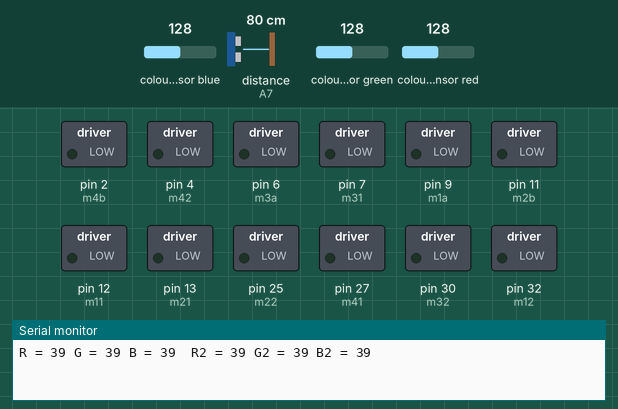
This sketch was run on a simulated Arduino Mega 2560, built with avr-gcc and run on an emulated ATmega2560. On the bench: switched loads named in the sketch (green lamp = pin HIGH), the last lines printed to the serial monitor. Wiring (inferred from the names in the program): 2 × TCS3200 colour sensor: output pin 3, S2 pin 28, S3 pin 31, S0 pin 24, S1 pin 26 / output pin 8, S2 pin 34, S3 pin 35, S0 pin 29, S1 pin 33. Inputs (shaded band) come from the test bench; at power-on: distance to the obstacle (sensor on A7) 80 cm, colour sensor blue 128, colour sensor green 128, colour sensor red 128. The echo pulse lasts 58.3 µs per cm; pins used as bus, display or sensor lines are not drawn.

Above: at 1.2 s.
1.3 s: distance to the obstacle (sensor on A7) set to 35 cm
At 3.3 s:
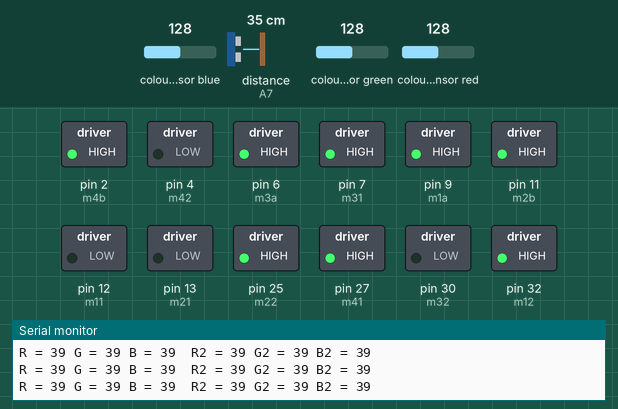
Timing chart, 0 to 4.8 s (numbered marks = the images above; inputs shaded):
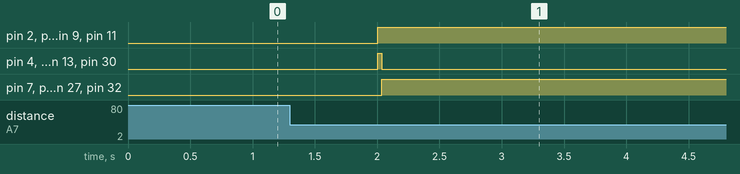

The sketch:

cru__color_walk__21.2.65__17.53.ino
```cpp
// fl
#define m11 12 //
#define m12 32 //
#define m1a 9 //ENA
// fr
#define m21 13 //
#define m22 25 //
#define m2b 11 //ENB
// br
#define m31 7  //IN3
#define m32 30 //IN4
#define m3a 6  //ENA
// bl
#define m41 27  //IN1
#define m42 4 //IN2
#define m4b 2 //ENB
// parameter
#define deg_to_rad PI/180

int red = 0, r_value = 0,
    blue = 0, b_value = 0,
    green = 0, g_value = 0;

int red2 = 0, r_value2 = 0,
    blue2 = 0, b_value2 = 0,
    green2 = 0, g_value2 = 0;

bool Yellow = false, Green = false, b_green = false, finish = false, b_green2 = false;
int count = 0;

unsigned long curMillis;
unsigned long prevMillis = 0; //เวลาที่ผ่านไปแล้ว

#define S0 24
#define S1 26
#define S2 28
#define S3 31
#define sensorOut 8

#define S00 29
#define S11 33
#define S22 34
#define S33 35
#define sensorOut2 3

void setup() {

  // เปิดport_serial_communicate baterate = 9600
  Serial.begin(9600);

  motorPinSetup();

  pinMode(S0, OUTPUT);
  pinMode(S1, OUTPUT);
  pinMode(S2, OUTPUT);
  pinMode(S3, OUTPUT);
  pinMode(sensorOut, INPUT);

  pinMode(S00, OUTPUT);
  pinMode(S11, OUTPUT);
  pinMode(S22, OUTPUT);
  pinMode(S33, OUTPUT);
  pinMode(sensorOut2, INPUT);


  digitalWrite(S0, HIGH);
  digitalWrite(S1, LOW);

  digitalWrite(S00, HIGH);
  digitalWrite(S11, LOW);

}

void loop() {
  read_colour(); read_colour2();

  switch (count)
  {
    case 0 : delay(2000); count++; Serial.print(count); break;
    case 1 :
      //Run('F');
      do {
        if (b_green == false) Run('F');
        read_colour(); read_colour2();
        case_green();

        //        curMillis = millis();
        //        if (curMillis - prevMillis >= 100) {
        //          prevMillis = curMillis;
        //          Serial.print("Green = ");
        //          Serial.println(Yellow);
        //        }

        if (b_green == true) {
          motorstop();
          finish = true;
        }
      } while (b_green == false && finish == false);
      finish = false; b_green = false;
      count++; Serial.print(count); break;

    case 2 :
      delay(100);
      b_delay(700);
      delay(100);
      do {
        if (b_green2 == false) Run('R');
        read_colour(); read_colour2();
        case_green2();

        if (b_green2 == true) {
          motorstop();
          finish = true;
        }
      } while (b_green2 == false && finish == false);
      count++; Serial.print(count); break;
    case 3 :
    delay(100);
    L_delay(600);
    delay(100);
    do {
        if (b_green2 == false) Run('B');
        read_colour(); read_colour2();
        case_green2();

        if (b_green2 == true) {
          motorstop();
          finish = true;
        }
      }
   while (b_green2 == false && finish == false);
   count++; Serial.print(count); break;
}
}

void fr_delay(int wait)
{
  unsigned long timer = millis();
  while (1) {
    Run('F');
    if ( millis() - timer >= wait ) {
      break;
    }
  }
  motorstop();
}
void R_delay(int wait)
{
  unsigned long timer = millis();
  while (1) {
    Run('R');
    if ( millis() - timer >= wait ) {
      break;
    }
  }
  motorstop();
}
void L_delay(int wait)
{
  unsigned long timer = millis();
  while (1) {
    Run('L');
    if ( millis() - timer >= wait ) {
      break;
    }
  }
  motorstop();
}
void b_delay(int wait) {
  unsigned long timer = millis();
  while (1) {
    Run('B');
    if ( millis() - timer >= wait ) {
      break;
    }
  }
  motorstop();
}


void read_colour() {

  int r = r_read();  //อ่านค่าสีแดง
  int g = g_read();  //อ่านค่าสีเขียว
  int b = b_read();  //อ่านค่าสีฟ้า

  Serial.print("R = ");
  Serial.print(red);
  Serial.print(" G = ");
  Serial.print(green);
  Serial.print(" B = ");
  Serial.print(blue);

}


void read_colour2() {

  int r2 = r_read2();  //อ่านค่าสีแดง
  int g2 = g_read2();  //อ่านค่าสีเขียว
  int b2 = b_read2();  //อ่านค่าสีฟ้า

  Serial.print("\t");
  Serial.print("R2 = ");
  Serial.print(red);
  Serial.print(" G2 = ");
  Serial.print(green);
  Serial.print(" B2 = ");
  Serial.println(blue);

}


int r_read() {

  red = 0;
  digitalWrite(S2, LOW);
  digitalWrite(S3, LOW);
  red = pulseIn(sensorOut, LOW);

  r_value = red;
  return r_value;

}

int r_read2() {

  red2 = 0;
  digitalWrite(S22, LOW);
  digitalWrite(S33, LOW);
  red2 = pulseIn(sensorOut2, LOW);

  r_value2 = red2;
  return r_value2;

}

int g_read() {

  green = 0;
  digitalWrite(S2, HIGH);
  digitalWrite(S3, HIGH);
  green = pulseIn(sensorOut, LOW);

  g_value = green;
  return g_value;
}

int g_read2() {

  green2 = 0;
  digitalWrite(S22, HIGH);
  digitalWrite(S33, HIGH);
  green2 = pulseIn(sensorOut2, LOW);

  g_value2 = green2;
  return g_value2;
}

int b_read() {

  blue = 0;
  digitalWrite(S2, LOW);
  digitalWrite(S3, HIGH);
  blue = pulseIn(sensorOut, LOW);

  b_value = blue;
  return b_value;
}

int b_read2() {

  blue2 = 0;
  digitalWrite(S22, LOW);
  digitalWrite(S33, HIGH);
  blue2 = pulseIn(sensorOut2, LOW);

  b_value2 = blue2;
  return b_value2;
}

bool case_yellow(bool b_yellow) {
  //yellow
  if (180 <= red && red <= 250 && 350 <= green
      && green <= 430 && 650 <= blue
      && blue <= 800 ) {
    b_yellow = true;
    Serial.print("                                           ---yellow");
  } else b_yellow = false;
  return b_yellow;
}

void case_green() {
  if (green >= 245 && red >= 301 && blue >= 235 &&
      green <= 672 && red <= 894 && blue <= 648 ) {
    b_green = true;
    Serial.print("                                          ----green");
  }
}

void case_green2() {
  if (green2 >= 245 && red2 >= 301 && blue2 >= 235 &&
      green2 <= 672 && red2 <= 894 && blue2 <= 648 ) {
    b_green2 = true;
    Serial.print("                                          ----green");
  }
}
//------------------------------------------------------------

void Run(char pos)
{
  int resultant_angle;
  if (pos == 'F') {
    resultant_angle = 90;
  }
  else if (pos == 'R') {
    resultant_angle = 0;
  }
  else if (pos == 'L') {
    resultant_angle = 180;
  }
  else if (pos == 'B') {
    resultant_angle = 270;
  }

  float dataIn = pulseIn(A7, HIGH, 5000);
  dataIn = constrain(dataIn, 40, 1970);
  float angle = map(dataIn, 40, 1970, -180, 180);

#define k 20
  drive(300, resultant_angle, -angle * k);


  //  Serial.print(int(-180));Serial.print("\t");
  //  Serial.print(int(180));Serial.print("\t");
  //  Serial.println(angle);
}

void motorPinSetup()
{
  pinMode(m11, OUTPUT);
  pinMode(m12, OUTPUT);
  pinMode(m1a, OUTPUT);
  pinMode(m21, OUTPUT);
  pinMode(m22, OUTPUT);
  pinMode(m2b, OUTPUT);
  pinMode(m31, OUTPUT);
  pinMode(m32, OUTPUT);
  pinMode(m3a, OUTPUT);
  pinMode(m41, OUTPUT);
  pinMode(m42, OUTPUT);
  pinMode(m4b, OUTPUT);
}
void motorFL(int spd)
{
  if (spd > 0)
  {
    digitalWrite(m11, LOW);
    digitalWrite(m12,  HIGH);
  }
  else if (spd < 0)
  {
    digitalWrite(m11,  HIGH);
    digitalWrite(m12, LOW);
  }
  else {
    digitalWrite(m11,  LOW);
    digitalWrite(m12,  LOW);
  }
  analogWrite(m1a, abs(spd));
}
void motorFR(int spd)
{
  if (spd > 0)
  {
    digitalWrite(m21, LOW);
    digitalWrite(m22,  HIGH);
  }
  else if (spd < 0)
  {
    digitalWrite(m21, HIGH);
    digitalWrite(m22, LOW);
  }
  else {
    digitalWrite(m21,  LOW);
    digitalWrite(m22,  LOW);
  }
  analogWrite(m2b, abs(spd));
}
void motorBR(int spd)
{
  if (spd > 0)
  {
    digitalWrite(m31, HIGH);
    digitalWrite(m32,  LOW);
  }
  else if (spd < 0) {
    digitalWrite(m31,  LOW);
    digitalWrite(m32, HIGH);
  }
  else {
    digitalWrite(m31,  LOW);
    digitalWrite(m32,  LOW);
  }
  analogWrite(m3a, abs(spd));
}
void motorBL(int spd)
{
  if (spd > 0)
  {
    digitalWrite(m41, HIGH);
    digitalWrite(m42,  LOW);
  }
  else if (spd < 0) {
    digitalWrite(m41,  LOW);
    digitalWrite(m42, HIGH);
  }
  else {
    digitalWrite(m41,  LOW);
    digitalWrite(m42,  LOW);
  }
  analogWrite(m4b, abs(spd));
}
void drive(float vec, float theta, float head)
{
  float c = cos(theta * deg_to_rad);
  float s = sin(theta * deg_to_rad);
  float v_fl = vec * (c * -0.707 + s * -0.707) + head;
  float v_fr = vec * (c * -0.707 + s *  0.707) + head;
  float v_bl = vec * (c *  0.707 + s * -0.707) + head;
  float v_br = vec * (c *  0.707 + s *  0.707) + head;

  motorFL(constrain(v_fl, -255, 255));
  motorFR(constrain(v_fr, -255, 255));
  motorBL(constrain(v_bl, -255, 255));
  motorBR(constrain(v_br, -255, 255));
}
void motorstop() {
  motorFL(0);
  motorFR(0);
  motorBL(0);
  motorBR(0);
}
```

Measured:
- after the input at 1.3 s, pin 4 (m42), pin 12 (m11), pin 13 (m21), pin 30 (m32): LOW → HIGH after 0.71 s, → LOW 0.03 s later
